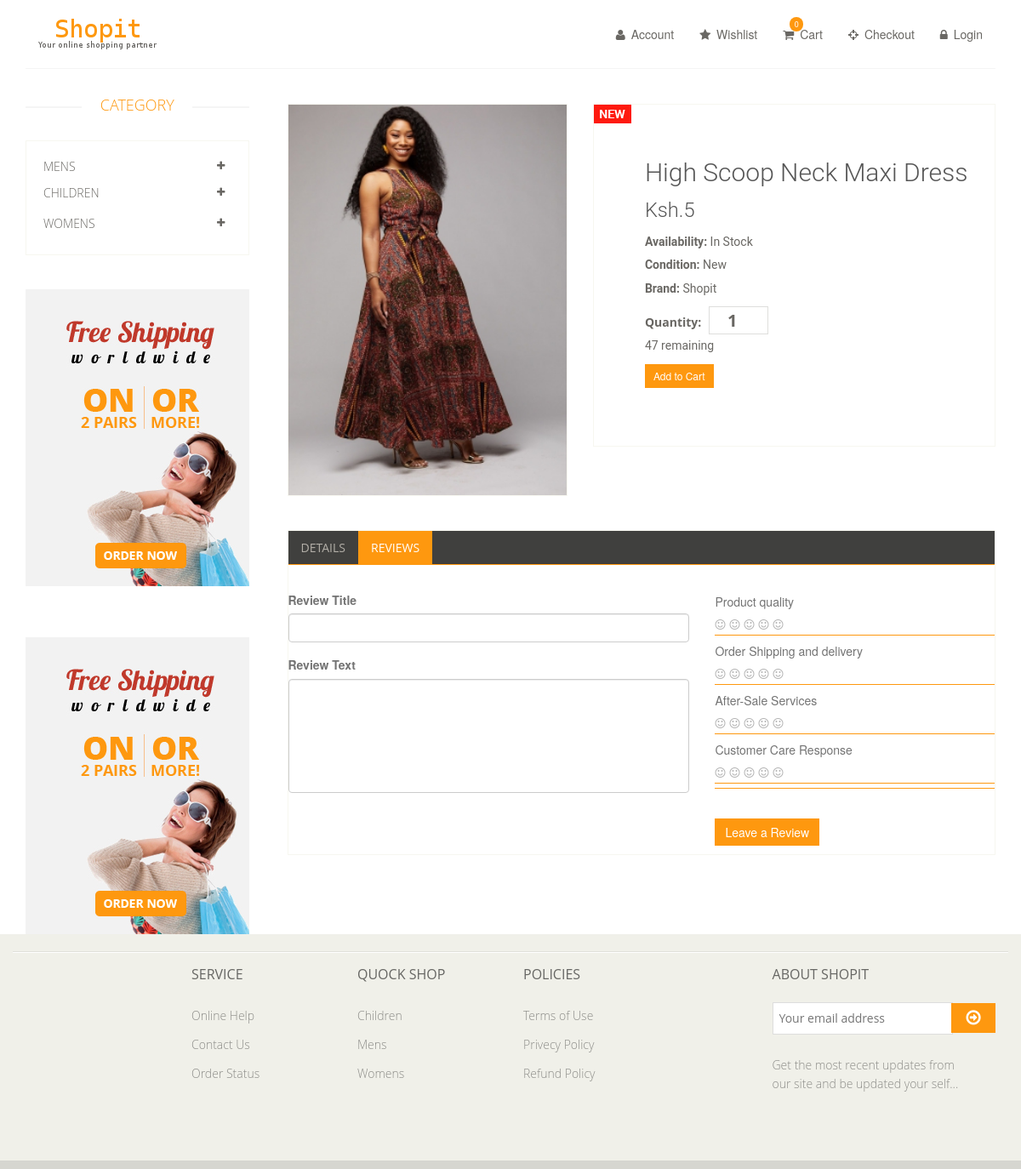
Screenshot of /product.php?q=20 with the database file from the repository.
### tables this page shows
CREATE TABLE `images` (
  `imageId` int(11) NOT NULL,
  `itemId` int(11) NOT NULL,
  `m_url` text NOT NULL,
  `s_url` text NOT NULL
);

CREATE TABLE `items` (
  `itemId` int(100) NOT NULL,
  `itemname` varchar(80) NOT NULL,
  `description` text NOT NULL,
  `date` timestamp NOT NULL DEFAULT CURRENT_TIMESTAMP,
  `price` int(40) NOT NULL,
  `instock` tinyint(1) NOT NULL
);

### admin/database.php (called while the page is built, shortened)
<?php
class MySQLDB
{
   var $connection;
   function MySQLDB(){
      $this->connection = mysqli_connect(DB_SERVER, DB_USER, DB_PASS) or die(mysql_error());
      mysqli_select_db($this->connection,DB_NAME) or die(mysql_error());
   }
function getItemInfo($itemId){
$q="SELECT * FROM ".TBL_ITEMS." INNER JOIN ".TBL_IMAGES." on ".TBL_ITEMS.".itemId= ".TBL_IMAGES.".itemId WHERE ".TBL_ITEMS.".itemId=".$itemId;
  $result = mysqli_query($this->connection,$q);
$thisarray=array();
while($dbarray = mysqli_fetch_array($result)){
  $thisarray[]=$dbarray;
}
return $thisarray;
}
};
$database = new MySQLDB;
?>

### product.php (the view, shortened to what this page needs)
<!DOCTYPE html>
<html lang="en">
<head>
    <link href="css/bootstrap.min.css" rel="stylesheet">
    <link href="css/font-awesome.min.css" rel="stylesheet">
    <link href="css/prettyPhoto.css" rel="stylesheet">
    <link href="css/price-range.css" rel="stylesheet">
    <link href="css/animate.css" rel="stylesheet">
	<link href="css/main.css" rel="stylesheet">
	<link href="css/responsive.css" rel="stylesheet">
</head>
<body>
<?php include('header.php');?>
	<section>
		<div class="container">
			<div class="row">
				<div class="col-sm-3">
          <div class="left-sidebar">
            <h2>Category</h2>
            <div class="panel-group category-products" id="accordian">
            <div class="panel panel-default">
                <div class="panel-heading">
                  <h4 class="panel-title">
                    <a data-toggle="collapse" data-parent="#accordian" href="#mens">
                      <span class="badge pull-right"><i class="fa fa-plus"></i></span>
                      Mens
                    </a>
                  </h4>
                </div>
                <div class="panel panel-default">
                  <div class="panel-heading">
                    <h4 class="panel-title">
                      <a data-toggle="collapse" data-parent="#accordian" href="#sportswear">
                        <span class="badge pull-right"><i class="fa fa-plus"></i></span>
                        Children
                      </a>
                    </h4>
                  </div>
                </div>
              </div>
              <div class="panel panel-default">
                <div class="panel-heading">
                  <h4 class="panel-title">
                    <a data-toggle="collapse" data-parent="#accordian" href="#womens">
                      <span class="badge pull-right"><i class="fa fa-plus"></i></span>
                      Womens
                    </a>
                  </h4>
                </div>
              </div>
            </div>
            <div class="shipping text-center">
              <img src="images/home/shipping.jpg" alt="" />
            </div>
            <div class="shipping text-center">
              <img src="images/home/shipping.jpg" alt="" />
            </div>
          </div>
      	</div>
				<div class="col-sm-9 padding-right">
          <?php
          $id=$_GET['q'];
$rows=$database->getItemInfo($id);
if($rows != NULL){
foreach($rows as $row){
           ?>
					<div class="product-details">
						<div class="col-sm-5">
							<div class="view-product">
								<img src="<?=$row['m_url'];?>" alt="" />
							</div>
						</div>
						<div class="col-sm-7">
							<div class="product-information">
								<img src="images/product-details/new.jpg" class="newarrival" alt="" />
								<h2><?=$row['itemname'];?></h2>
									<h4>Ksh.<?=$row['price'];?></h4>
								<p><b>Availability:</b> In Stock</p>
								<p><b>Condition:</b> New</p>
								<p><b>Brand:</b> Shopit</p>
                <span>
                    <form class="form-item" method="post" action="process.php">
                <label>Quantity:</label>
                <input type="number" class="qty"name="qty" value="1"placeholder=""  />
                  <p><?=$row['instock'];?> remaining</p>
                <button type="submit" id="button" class="btn btn-primary btn-sm ">Add to Cart</button>
                </form>
                </span>
							</div>
						</div>
					</div>
					<div class="category-tab shop-details-tab">
						<div class="col-sm-12">
							<ul class="nav nav-tabs">
								<li><a href="#details" data-toggle="tab">Details</a></li>
								<li class="active"><a href="#reviews" data-toggle="tab">Reviews</a></li>
							</ul>
						</div>
						<div class="tab-content">
                  <div class="row">
                      <form action="process.php" method="POST">
                  <div class="col-md-7">
                  <div class="form-group">
                  <label>Review Title</label>
                  <input class="form-control" type="text" name="title"/>
                  </div>
                  <div class="form-group">
                  <label>Review Text</label>
                  <textarea class="form-control" rows="6" name="review"></textarea>
                  </div>
                  </div>
                  <div class="col-md-5">
                  <ul class="list booking-item-raiting-summary-list stats-list-select">
                  <li>
                  <div class="booking-item-raiting-list-title">Product quality</div>
                  <ul class="icon-group booking-item-rating-stars">
                  <li><i class="fa fa-smile-o"></i>
                  </li>
                  <li><i class="fa fa-smile-o"></i>
                  </li>
                  <li><i class="fa fa-smile-o"></i>
                  </li>
                  <li><i class="fa fa-smile-o"></i>
                  </li>
                  <li><i class="fa fa-smile-o"></i>
                  </li>
                  </ul>
                  </li>
                  <li>
                  <div class="booking-item-raiting-list-title">Order Shipping and delivery</div>
                  <ul class="icon-group booking-item-rating-stars">
                  <li><i class="fa fa-smile-o"></i>
                  </li>
                  <li><i class="fa fa-smile-o"></i>
                  </li>
                  <li><i class="fa fa-smile-o"></i>
                  </li>
                  <li><i class="fa fa-smile-o"></i>
                  </li>
                  <li><i class="fa fa-smile-o"></i>
                  </li>
                  </ul>
                  </li>
                  <li>
                  <div class="booking-item-raiting-list-title">After-Sale Services</div>
                  <ul class="icon-group booking-item-rating-stars">
                  <li><i class="fa fa-smile-o"></i>
                  </li>
                  <li><i class="fa fa-smile-o"></i>
                  </li>
                  <li><i class="fa fa-smile-o"></i>
                  </li>
                  <li><i class="fa fa-smile-o"></i>
                  </li>
                  <li><i class="fa fa-smile-o"></i>
                  </li>
                  </ul>
                  </li>
                  <li>
                  <div class="booking-item-raiting-list-title">Customer Care Response</div>
                  <ul class="icon-group booking-item-rating-stars">
                  <li><i class="fa fa-smile-o"></i>
                  </li>
                  <li><i class="fa fa-smile-o"></i>
                  </li>
                  <li><i class="fa fa-smile-o"></i>
                  </li>
                  <li><i class="fa fa-smile-o"></i>
                  </li>
                  <li><i class="fa fa-smile-o"></i>
                  </li>
                  </ul>
                  </li>
                  </ul>
                  <input class="btn btn-primary" type="submit" value="Leave a Review"/>
                  </div>
                      </form>
                  </div>
								</div>
							</div>
						</div>
					</div>
        <?php }
      }
        ?>
				</div>
	</section>
  <?php include('footer.php'); ?>
</body>
</html>

### product.php (style rules this page uses)
.btn.btn-primary, .product-information span { margin-top: 5px !important; }
.col-md-5 .list, .icon-group { background: #ffff !important; }
.qty { width:70px !important; }

### rows the page displays
images: m_url (picture), itemId.itemname "High Scoop Neck Maxi Dress", itemId.price "5", itemId.instock "47"
